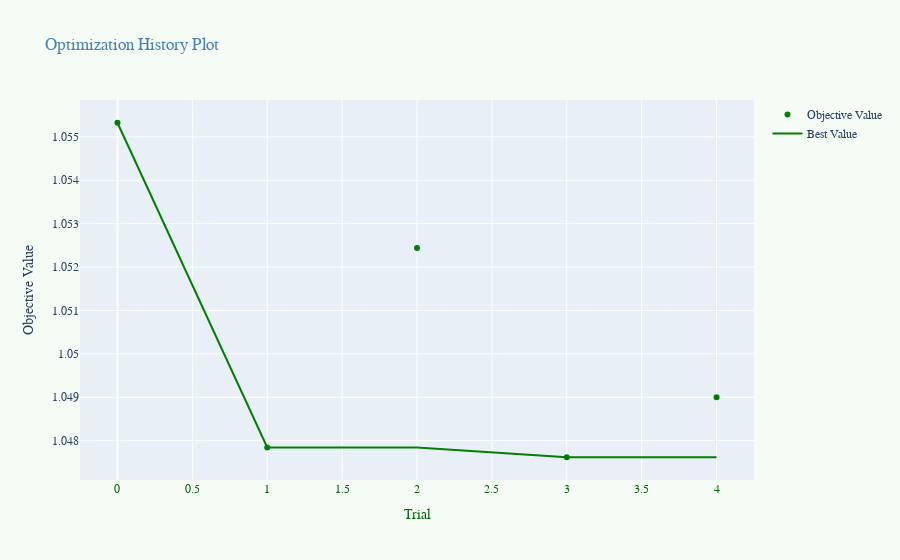

This figure's notebook cell:
### Code cell
fig = optuna.visualization.plot_optimization_history(study_XGBM)
fig.update_layout(
    font_family="Courier New",
    font_size=12,
    title_font_family="Times New Roman",
    title_font_color="steelblue",
    legend_title_font_color="black",
    plot_bgcolor='#e9eff6',
    paper_bgcolor='#f5fbf5',
)
fig.update_xaxes(color = "darkgreen")
fig.update_traces(marker_color='green')

### Figure 1 — Plotly figure (JSON) as saved in the notebook; plotly's stock layout.template omitted (floating-point values rounded to 4 significant figures)
{"data": [{"marker": {"color": "green"}, "mode": "markers", "name": "Objective Value", "type": "scatter", "x": [0, 1, 2, 3, 4], "y": [1.055, 1.048, 1.052, 1.048, 1.049]}, {"marker": {"color": "green"}, "mode": "lines", "name": "Best Value", "type": "scatter", "x": [0, 1, 2, 3, 4], "y": [1.055, 1.048, 1.048, 1.048, 1.048]}, {"marker": {"color": "green"}, "mode": "markers", "name": "Infeasible Trial", "showlegend": false, "type": "scatter", "x": [], "y": []}], "layout": {"font": {"family": "Courier New", "size": 12}, "legend": {"title": {"font": {"color": "black"}}}, "paper_bgcolor": "#f5fbf5", "plot_bgcolor": "#e9eff6", "title": {"font": {"color": "steelblue", "family": "Times New Roman"}, "text": "Optimization History Plot"}, "xaxis": {"color": "darkgreen", "title": {"text": "Trial"}}, "yaxis": {"title": {"text": "Objective Value"}}}}
